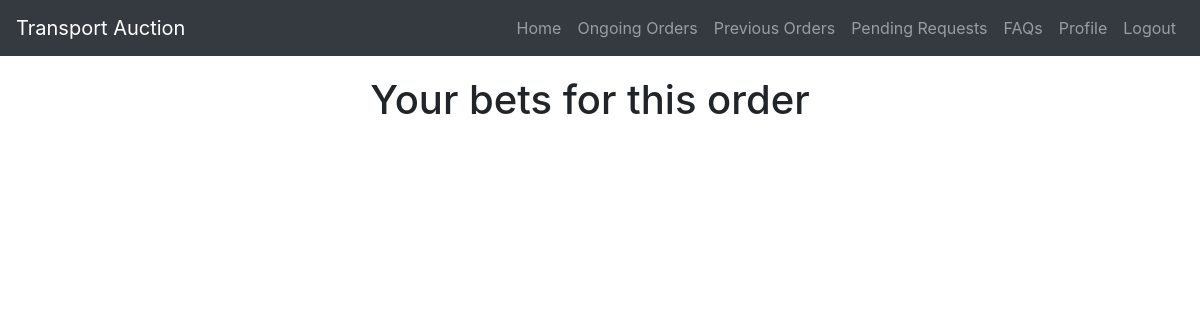
/customer/bets/20190620182906875431/, run on an earlier commit of the app's database.
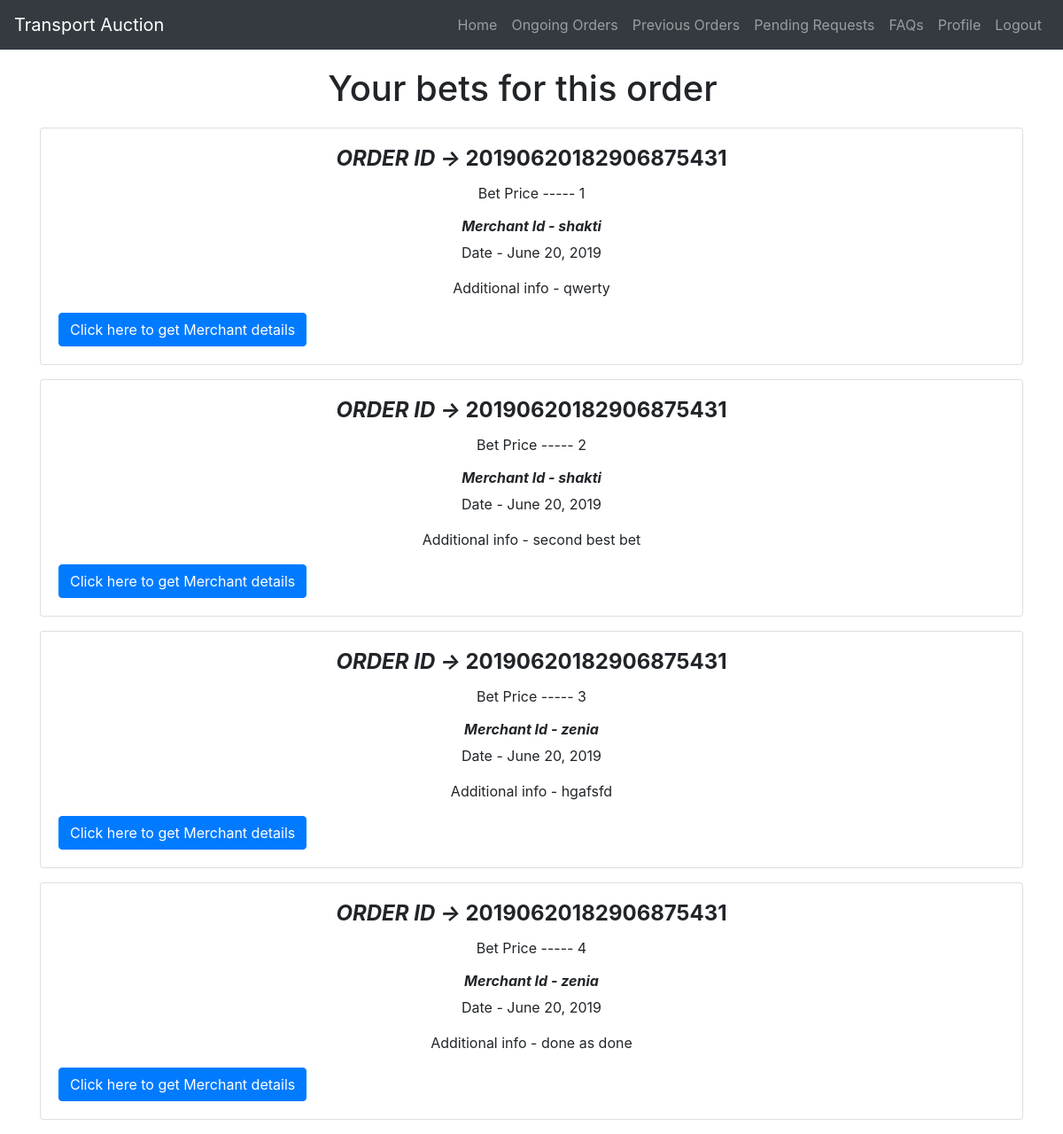
And on a later commit of the database.
### customer/models.py (models this page shows)
class order_bets(models.Model):
        order_id = models.CharField(max_length=20)
        merchant_id=models.CharField(max_length=20)
        bet_price=models.IntegerField()
        objects=OrderBetsManager()
        extra_info = models.TextField()
        date_of_bet=models.DateField(null=True)
        pickup_days=models.IntegerField()

### customer/views.py (the view)
# urls.py: path('bets/<slug:order_id>/',bets_view,name="bets_detail"),
def bets_view(request,order_id):
    bets = order_bets.objects.get_bets(order_id)
    return render(request,'customer/bets.html',{'bets':bets})

### customer/models.py (called while the page is built)
    def get_bets(self,order_id):
        return self.filter(order_id=order_id).order_by('bet_price')

### templates/customer/bets.html (shortened to what this page needs)
{% extends 'base2.html' %}
{% block content%}
<div class="container " style="margin:20px;text-align:center">
  <h1 id='h1'>Your bets for this order</h1>
</div>
<div class="container">
      {% for bet in bets %}
      <div class="card" style="width: 100%;height:20%;margin-bottom:100 px">
        <div class="card-body">
      <h4 class="card-title" style='text-align:center;font-size:'25px''><b><i>ORDER ID -> </i>{{ bet.order_id }}</b></h4>
      <p class="card-text"  style='text-align:center;font-size:'20px',color:red'> Bet Price ----- {{ bet.bet_price }} </p>
      <h6 style='text-align:center'><i><b>Merchant Id - {{ bet.merchant_id }}</b></i></h6>
      <p class="card-text"  style='text-align:center;'>Date - {{ bet.date_of_bet }} </p>
      <p class="card-text"  style='text-align:center;'>Additional info - {{ bet.extra_info }}</p>
      <a href="{% url 'customer:merchant_details' merchant_id=bet.merchant_id %}" id = 'btn' class="btn btn-primary" style='margin-right:0%'>Click here to get Merchant details</a>
    </div>
  </div>
      {% endfor %}
</div>
{% endblock %}

What changed in the data, as far as the page shows it:
added order_bets: order_id "20190620182906875431", bet_price "1", merchant_id "shakti", date_of_bet "June 20, 2019", extra_info "qwerty"
added order_bets: order_id "20190620182906875431", bet_price "2", merchant_id "shakti", date_of_bet "June 20, 2019", extra_info "second best bet"
added order_bets: order_id "20190620182906875431", bet_price "3", merchant_id "zenia", date_of_bet "June 20, 2019", extra_info "hgafsfd"
added order_bets: order_id "20190620182906875431", bet_price "4", merchant_id "zenia", date_of_bet "June 20, 2019", extra_info "done as done"
